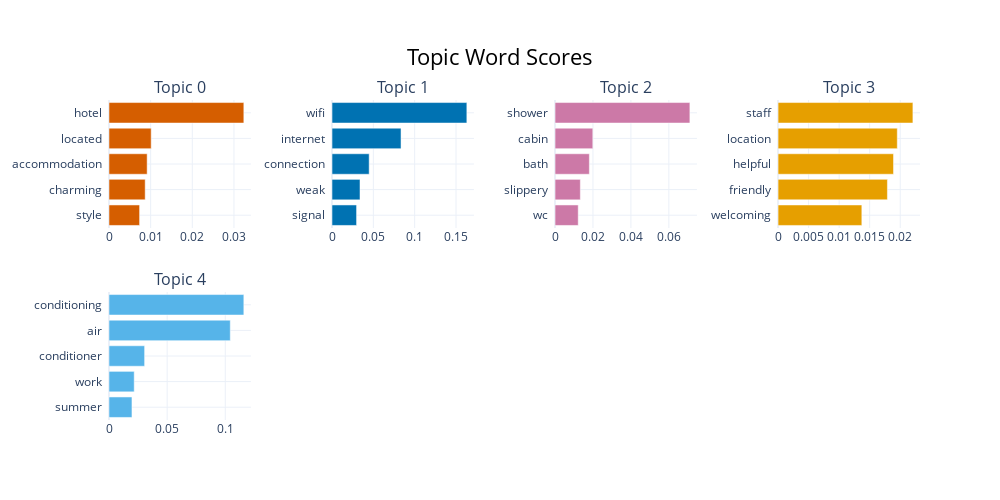

Notebook source saved alongside this figure:
### Markdown cell above
The outlier topic (-1) contains all the reviews that BERTopic decided didn't really fit into any other main theme. We can use it for filtering out generic, unhelpful reviews.

### Code cell
# Visualize the top 5 topics using BERTopic's built-in visualization
fig = topic_model.visualize_barchart(top_n_topics=5)
fig.show()

### Figure 1 — Plotly figure (JSON) as saved in the notebook; plotly's stock layout.template omitted (floating-point values rounded to 4 significant figures)
{"data": [{"marker": {"color": "#D55E00"}, "orientation": "h", "type": "bar", "x": [0.007345, 0.008687, 0.009161, 0.01013, 0.03238], "xaxis": "x", "y": ["style  ", "charming  ", "accommodation  ", "located  ", "hotel  "], "yaxis": "y"}, {"marker": {"color": "#0072B2"}, "orientation": "h", "type": "bar", "x": [0.0297, 0.03385, 0.04493, 0.08347, 0.1631], "xaxis": "x2", "y": ["signal  ", "weak  ", "connection  ", "internet  ", "wifi  "], "yaxis": "y2"}, {"marker": {"color": "#CC79A7"}, "orientation": "h", "type": "bar", "x": [0.01222, 0.01333, 0.01808, 0.01991, 0.07109], "xaxis": "x3", "y": ["wc  ", "slippery  ", "bath  ", "cabin  ", "shower  "], "yaxis": "y3"}, {"marker": {"color": "#E69F00"}, "orientation": "h", "type": "bar", "x": [0.01371, 0.0179, 0.0189, 0.01952, 0.02208], "xaxis": "x4", "y": ["welcoming  ", "friendly  ", "helpful  ", "location  ", "staff  "], "yaxis": "y4"}, {"marker": {"color": "#56B4E9"}, "orientation": "h", "type": "bar", "x": [0.01975, 0.02168, 0.03063, 0.1043, 0.116], "xaxis": "x5", "y": ["summer  ", "work  ", "conditioner  ", "air  ", "conditioning  "], "yaxis": "y5"}], "layout": {"annotations": [{"font": {"size": 16}, "showarrow": false, "text": "Topic 0", "x": 0.0875, "xanchor": "center", "xref": "paper", "y": 1, "yanchor": "bottom", "yref": "paper"}, {"font": {"size": 16}, "showarrow": false, "text": "Topic 1", "x": 0.3625, "xanchor": "center", "xref": "paper", "y": 1, "yanchor": "bottom", "yref": "paper"}, {"font": {"size": 16}, "showarrow": false, "text": "Topic 2", "x": 0.6375, "xanchor": "center", "xref": "paper", "y": 1, "yanchor": "bottom", "yref": "paper"}, {"font": {"size": 16}, "showarrow": false, "text": "Topic 3", "x": 0.9125, "xanchor": "center", "xref": "paper", "y": 1, "yanchor": "bottom", "yref": "paper"}, {"font": {"size": 16}, "showarrow": false, "text": "Topic 4", "x": 0.0875, "xanchor": "center", "xref": "paper", "y": 0.4, "yanchor": "bottom", "yref": "paper"}], "height": 500, "hoverlabel": {"bgcolor": "white", "font": {"family": "Rockwell", "size": 16}}, "showlegend": false, "title": {"font": {"color": "Black", "size": 22}, "text": "Topic Word Scores", "x": 0.5, "xanchor": "center", "yanchor": "top"}, "width": 1000, "xaxis": {"anchor": "y", "domain": [0, 0.175], "showgrid": true}, "xaxis2": {"anchor": "y2", "domain": [0.275, 0.45], "showgrid": true}, "xaxis3": {"anchor": "y3", "domain": [0.55, 0.725], "showgrid": true}, "xaxis4": {"anchor": "y4", "domain": [0.825, 1], "showgrid": true}, "xaxis5": {"anchor": "y5", "domain": [0, 0.175], "showgrid": true}, "xaxis6": {"anchor": "y6", "domain": [0.275, 0.45], "showgrid": true}, "xaxis7": {"anchor": "y7", "domain": [0.55, 0.725], "showgrid": true}, "xaxis8": {"anchor": "y8", "domain": [0.825, 1], "showgrid": true}, "yaxis": {"anchor": "x", "domain": [0.6, 1], "showgrid": true}, "yaxis2": {"anchor": "x2", "domain": [0.6, 1], "showgrid": true}, "yaxis3": {"anchor": "x3", "domain": [0.6, 1], "showgrid": true}, "yaxis4": {"anchor": "x4", "domain": [0.6, 1], "showgrid": true}, "yaxis5": {"anchor": "x5", "domain": [0, 0.4], "showgrid": true}, "yaxis6": {"anchor": "x6", "domain": [0, 0.4], "showgrid": true}, "yaxis7": {"anchor": "x7", "domain": [0, 0.4], "showgrid": true}, "yaxis8": {"anchor": "x8", "domain": [0, 0.4], "showgrid": true}}}
